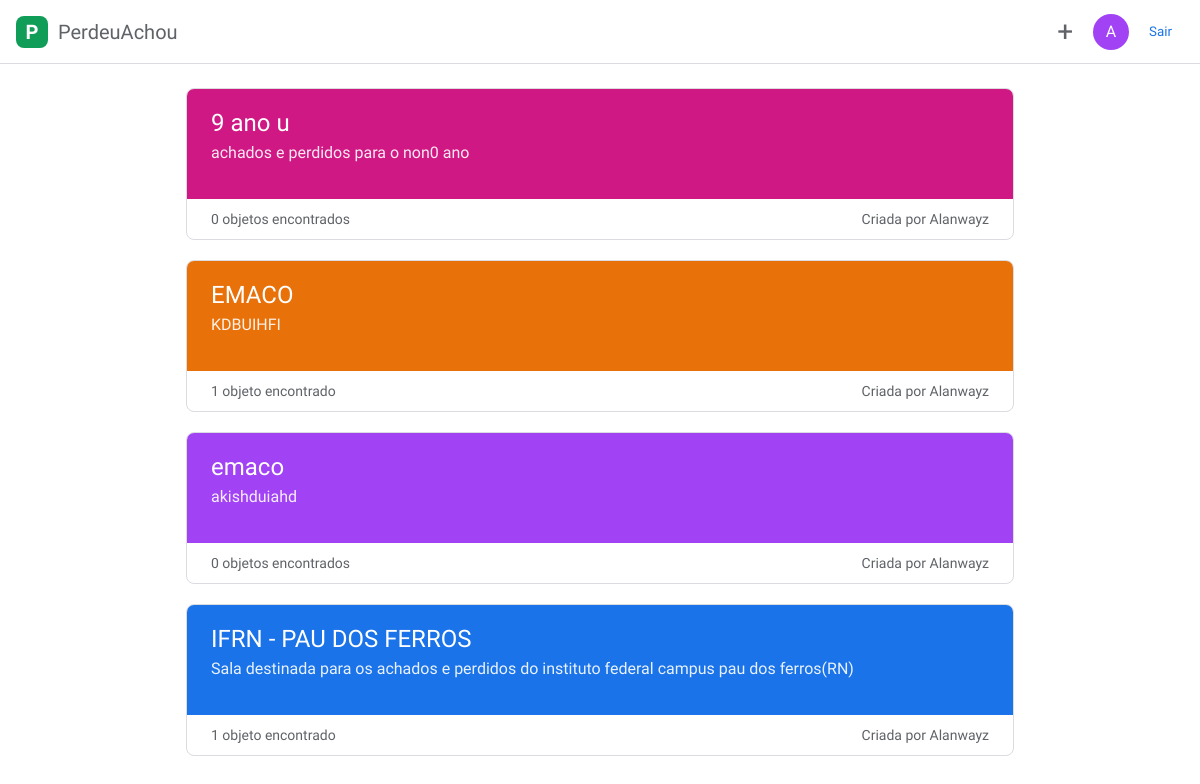
Page /salas/ (signed in) on the committed database.
### achados/models.py (models this page shows, shortened)
class Sala(models.Model):
    nome = models.CharField("nome da sala", max_length=80)
    descricao = models.CharField("descrição", max_length=200, blank=True)
    criador = models.ForeignKey(
        settings.AUTH_USER_MODEL,
        on_delete=models.CASCADE,
        related_name="salas_criadas",
    )
    membros = models.ManyToManyField(
        settings.AUTH_USER_MODEL,
        related_name="salas",
        blank=True,
    )
    codigo = models.CharField(max_length=12, unique=True, default=gerar_codigo)
    criada_em = models.DateTimeField(auto_now_add=True)
    class Meta:
        ordering = ["-criada_em"]
    @property
    def cor_indice(self):
        return self.pk % 6 if self.pk else 0

### achados/views.py (the view)
# urls.py: path("salas/", views.salas, name="salas"),
@login_required
def salas(request):
    return render(request, "salas.html", {"salas": request.user.salas.all()})

### templates/salas.html (shortened to what this page needs)
{% extends "base.html" %}
{% block acoes %}
  <div class="menu">
    <button class="btn-icone" type="button" data-menu="menu-mais" aria-label="Criar ou entrar em uma sala">+</button>
  </div>
{% endblock %}
{% block conteudo %}
  <div class="lista-salas">
    {% for sala in salas %}
      <a class="sala-card" href="{% url 'sala_detalhe' sala.pk %}">
        <div class="sala-topo cor-{{ sala.cor_indice }}">
          <h2>{{ sala.nome }}</h2>
          <p>{{ sala.descricao|default:"Sem descrição" }}</p>
        </div>
        <div class="sala-rodape">
          <span>{{ sala.objetos.count }} objeto{{ sala.objetos.count|pluralize }} encontrado{{ sala.objetos.count|pluralize }}</span>
          <span>Criada por {{ sala.criador.username }}</span>
        </div>
      </a>
    {% empty %}
      <div class="vazio">
        <p>Você ainda não faz parte de nenhuma sala.</p>
        <p>Use o botão <strong>+</strong> para criar uma sala ou entrar com um código.</p>
      </div>
    {% endfor %}
  </div>
{% endblock %}

### templates/base.html (shortened to what this page needs)
{% load static %}
<!DOCTYPE html>
<html lang="pt-br">
<head>
  <link rel="stylesheet" href="{% static 'css/style.css' %}">
</head>
<body>
  <header class="navbar">
    <a class="logo" href="{% url 'salas' %}">
      <span class="logo-marca">P</span>
      <span class="logo-texto">PerdeuAchou</span>
    </a>
    <div class="navbar-acoes">
      {% block acoes %}{% endblock %}
      {% if user.is_authenticated %}
        <a class="avatar" href="{% url 'perfil' %}" title="Meu perfil">{{ user.username|slice:":1"|upper }}</a>
        <form method="post" action="{% url 'logout' %}">
          <button class="btn-texto" type="submit">Sair</button>
        </form>
      {% else %}
        <a class="btn-texto" href="{% url 'login' %}">Entrar</a>
      {% endif %}
    </div>
  </header>
  <main class="conteudo">
    {% block conteudo %}{% endblock %}
  </main>
</body>
</html>

### static/css/style.css (style rules this page uses)
:root { --azul: #1a73e8; --azul-escuro: #1967d2; --texto: #202124; --texto-suave: #5f6368; --borda: #dadce0; --fundo: #f8f9fa; --vermelho: #d93025; }
* { box-sizing: border-box; }
body { margin: 0; font-family: "Google Sans Text", Roboto, Arial, sans-serif; color: var(--texto); background: #fff; }
a { color: var(--azul); text-decoration: none; }
.navbar { position: sticky; top: 0; z-index: 10; height: 64px; padding: 0 16px; display: flex; align-items: center; justify-content: space-between; background: #fff; border-bottom: 1px solid var(--borda); }
.logo { display: flex; align-items: center; gap: 10px; color: var(--texto-suave); font-size: 1.25rem; }
.logo-marca { width: 32px; height: 32px; border-radius: 8px; background: #0f9d58; color: #fff; display: grid; place-items: center; font-weight: 700; }
.navbar-acoes { display: flex; align-items: center; gap: 8px; }
.navbar-acoes form { margin: 0; }
.avatar { width: 36px; height: 36px; border-radius: 50%; background: #a142f4; color: #fff; display: grid; place-items: center; font-weight: 500; }
.menu { position: relative; }
button { font-family: inherit; }
.btn-icone { width: 40px; height: 40px; border-radius: 50%; border: 0; background: none; font-size: 1.75rem; color: var(--texto-suave); cursor: pointer; }
.btn-texto { border: 0; background: none; color: var(--azul); padding: 8px 12px; border-radius: 4px; font-weight: 500; cursor: pointer; }
.conteudo { max-width: 860px; margin: 0 auto; padding: 24px 16px 64px; }
.lista-salas { display: flex; flex-direction: column; gap: 20px; }
.sala-card { display: block; color: inherit; border: 1px solid var(--borda); border-radius: 8px; overflow: hidden; }
.sala-topo { padding: 20px 24px; color: #fff; min-height: 110px; }
.sala-topo h2 { margin: 0 0 6px; font-size: 1.5rem; font-weight: 500; }
.sala-topo p { margin: 0; opacity: .9; }
.sala-rodape { display: flex; justify-content: space-between; gap: 12px; flex-wrap: wrap; padding: 12px 24px; font-size: .875rem; color: var(--texto-suave); }
.cor-1 { background: #1a73e8; }
.cor-2 { background: #a142f4; }
.cor-3 { background: #e8710a; }
.cor-4 { background: #d01884; }

### rows in the picture
Sala: nome "9 ano u", descricao "achados e perdidos para o non0 ano", objetos.count "0", criador.username "Alanwayz"
Sala: nome "EMACO", descricao "KDBUIHFI", objetos.count "1", criador.username "Alanwayz"
Sala: nome "emaco", descricao "akishduiahd", objetos.count "0", criador.username "Alanwayz"
Sala: nome "IFRN - PAU DOS FERROS", descricao "Sala destinada para os achados e perdidos do instituto federal campus pau dos ferros(RN)", objetos.count "1", criador.username "Alanwayz"

### other values in the picture
{{ user.username|slice:":1"|upper }} "A"
